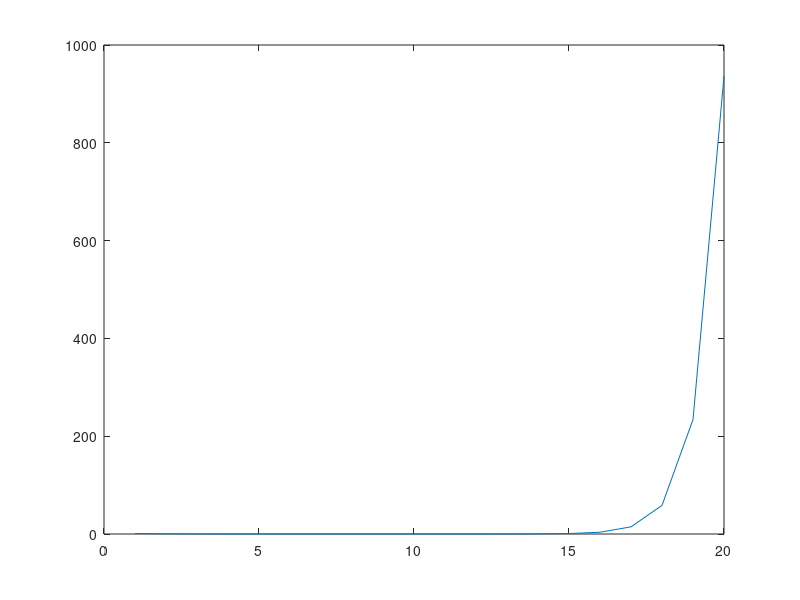
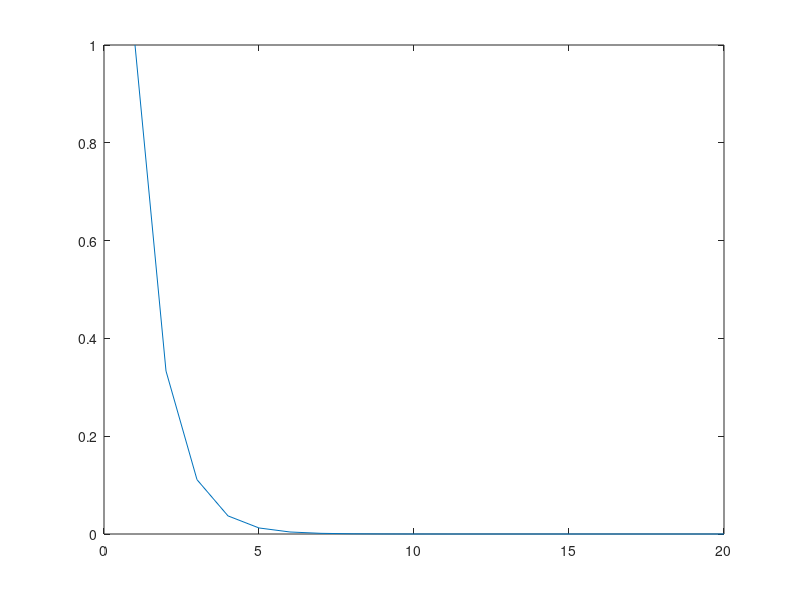

Write the MATLAB code that produced these figures, in order.
x = single(20);

x(1) = 1;
x(2) = 1/3;
for i=2:19
    x(i+1) = ((13/3) * x(i)) - ((4/3) * x(i-1));
end

disp(x');

y = single(20);
y(1) = 1;
for j=1:19
    y(j+1) = (1/3)^j;
end

disp(y');


n=1:1:20;
f1 = figure;
figure(f1);
plot(n,x)
f2 = figure;
figure(f2);
plot(n,y)